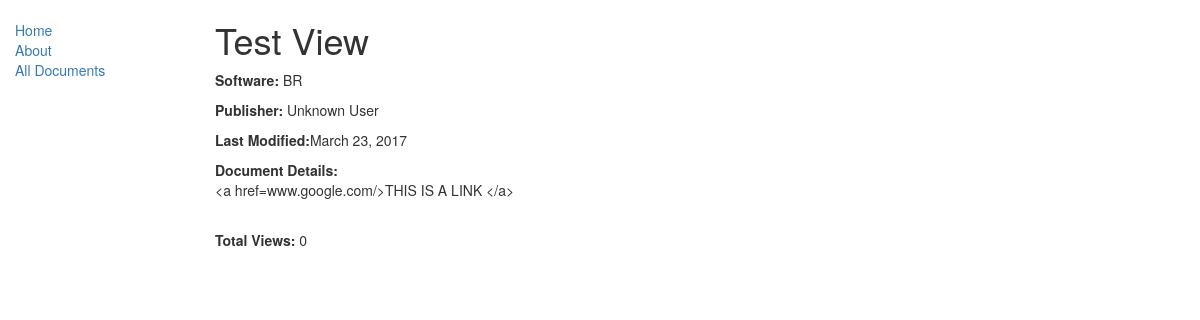
/home/document/4 (signed in), run on an earlier commit of the app's database.
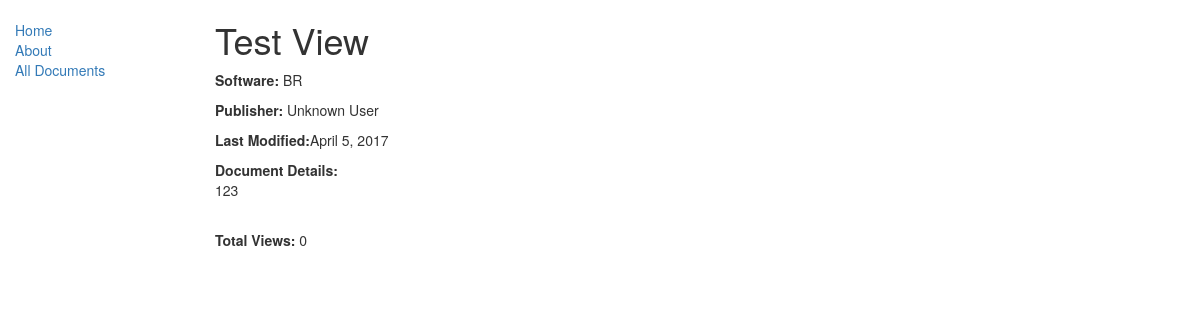
And on a later commit of the database.
### kbs_view/models.py (models this page shows, shortened)
class Document(models.Model):
	BRINK = 'BR'
	PIXEL = 'PX'
	SIVA = 'SV'
	HERITAGE = 'HR'
	SOFTWARE_CHOICES = (
		(BRINK, 'Brink'),
		(PIXEL, 'Pixel'),
		(SIVA, 'Siva'),
		(HERITAGE, 'Heritage'),
	)
	title = models.CharField(max_length=128,
							 unique=True, verbose_name='Document Title')
	body = MarkdownxField(help_text='Enter the detailed information for this KBS Document')
	date_modified = models.DateField(auto_now=True, editable=False)
	publisher = models.CharField(max_length=50, default="Zoidberg") #Needs to update with each change
	software_product = models.CharField(
					   max_length=2,
					   choices = SOFTWARE_CHOICES,
					   default = BRINK,
					   help_text='Select the software regarding this KBS Document',
					   verbose_name='Software Product')
	favorited = models.BooleanField(default=False, verbose_name='Favorited?', editable=False)
	views = models.IntegerField(default=0, help_text='Number of times this document has been viewed.', editable=False)

### kbs_view/views.py (the view, shortened to what this page needs)
# urls.py: url(r'^document/(?P<pk>\d+)$', views.DocumentDetailView.as_view(), name='document-detail'),
class DocumentDetailView(LoginRequiredMixin, generic.DetailView, FormView):
	model = Document
	template_name = "kbs_view/document_detail.html"
	form_class = MyForm
	success_url ="/"

### kbs_view/static/templates/kbs_view/document_detail.html (shortened to what this page needs)
{% extends "base_generic.html" %}
{% block content %}
	<h1>{{ document.title }}</h1>
	<p><strong>Software: </strong>{{ document.software_product }}</p>
	<p><strong>Publisher: </strong>{{ document.publisher }}</p>
	<p><strong>Last Modified:</strong>{{ document.date_modified }}</p>
	<p><strong>Document Details: </strong><br>{{ document.body }}</p><br>
	<p><strong>Total Views: </strong>{{ document.views }}</p><br>
{% endblock content %}

What changed in the data, as far as the page shows it:
changed Document "Test View": date_modified "March 23, 2017" → "April 5, 2017"; body "<a href=www.google.com/>THIS IS A LINK </a>" → "123"
